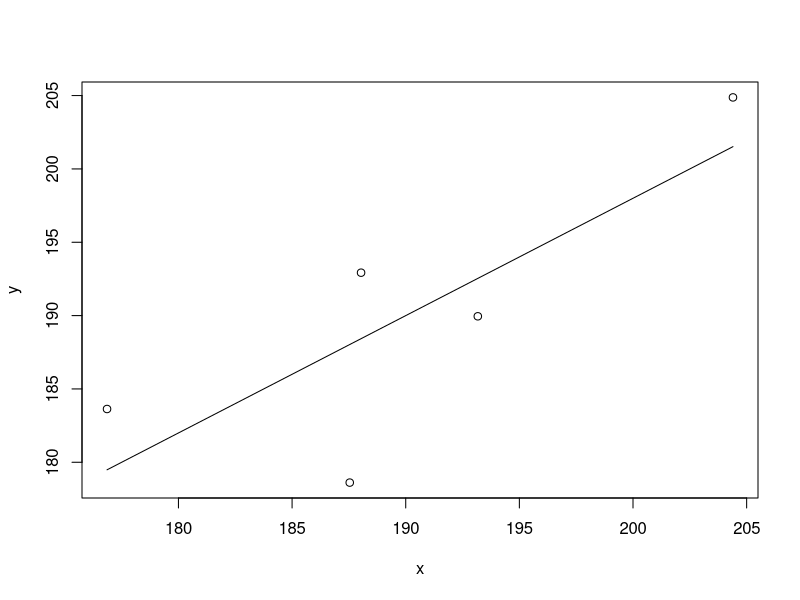
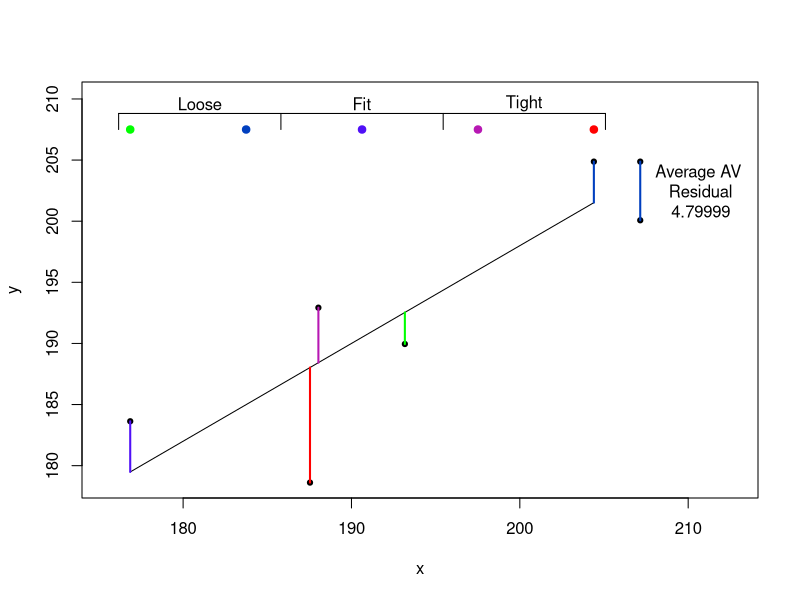
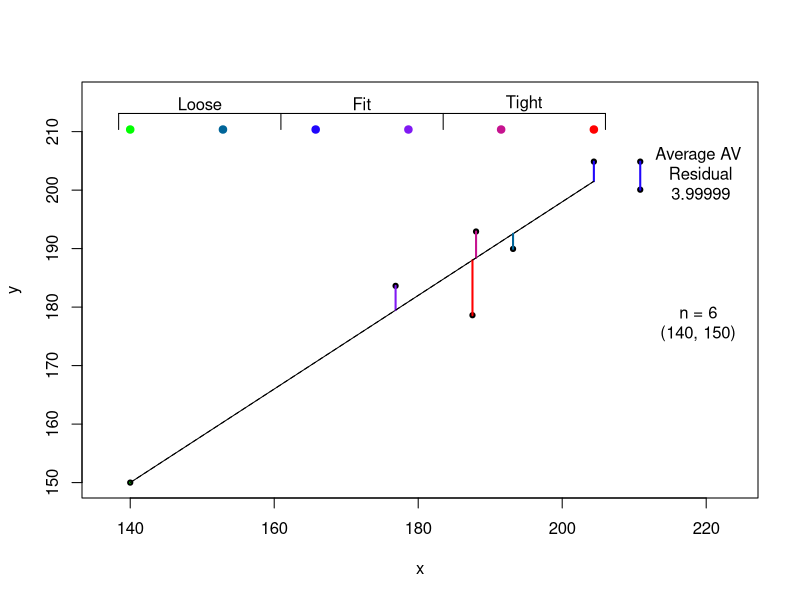
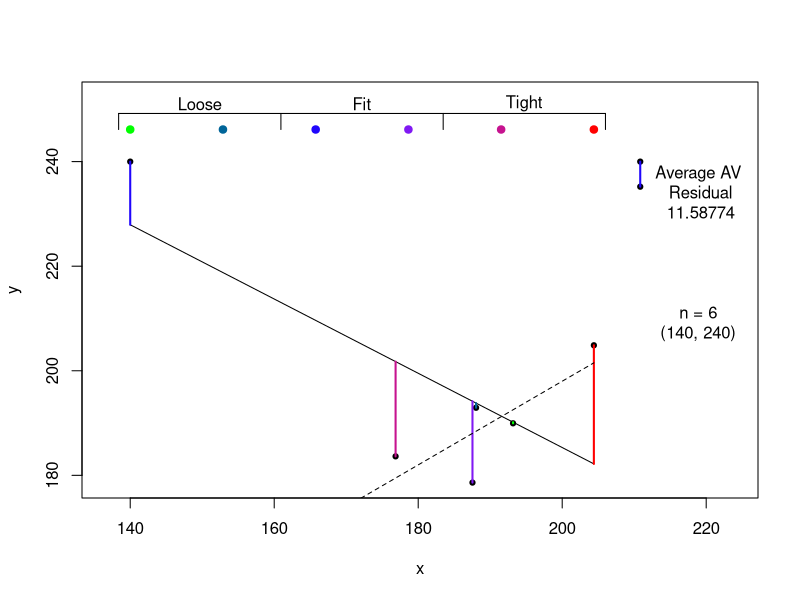
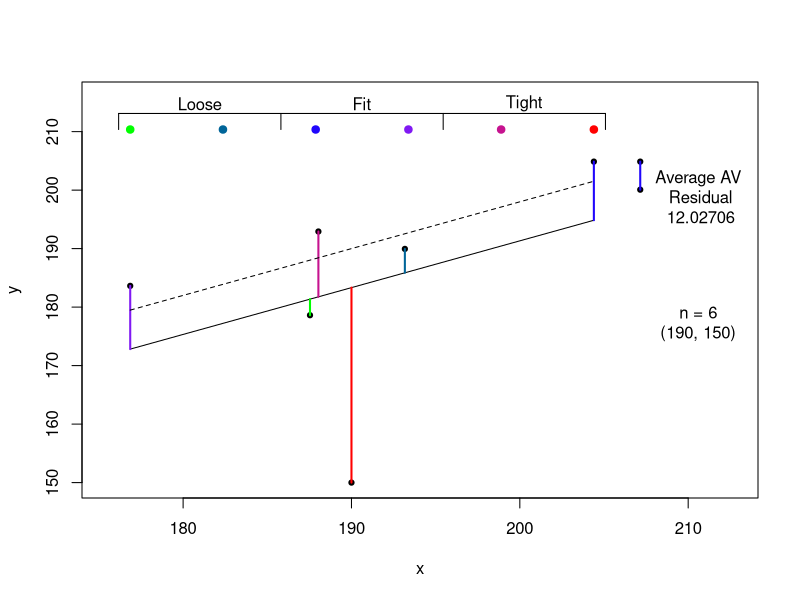
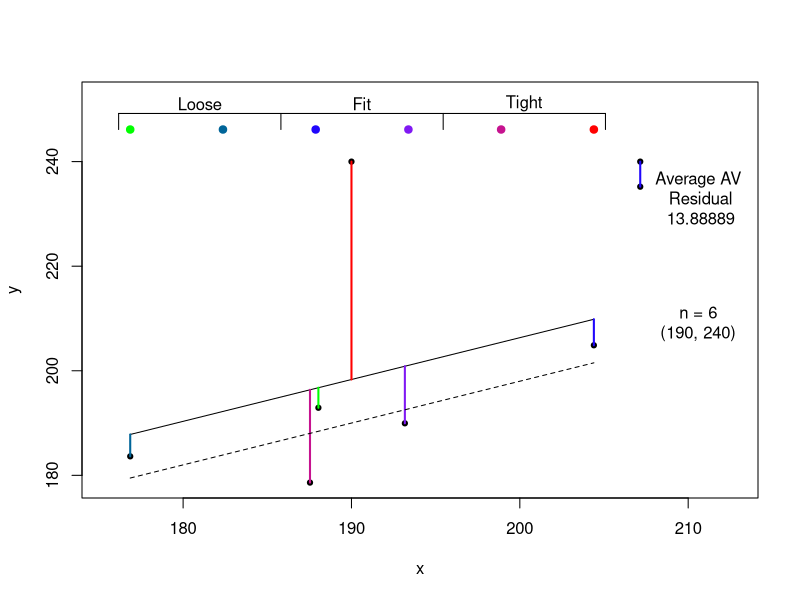
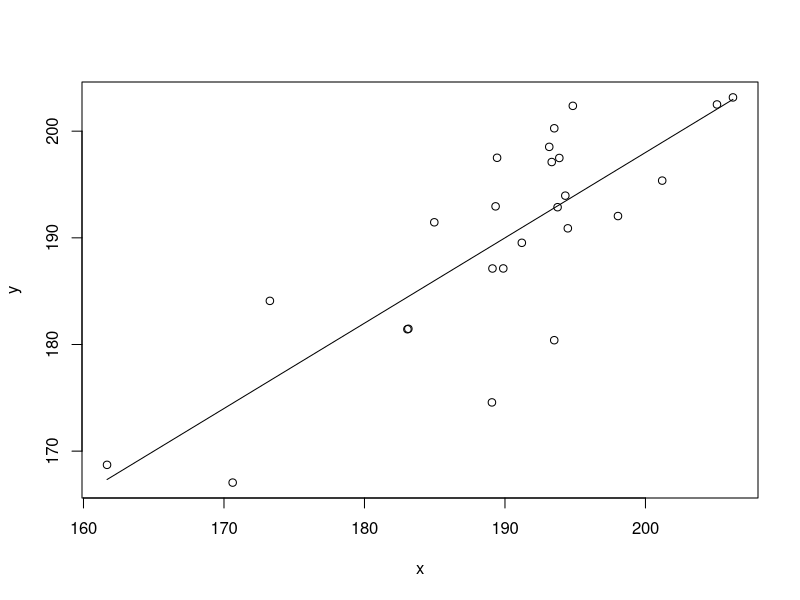
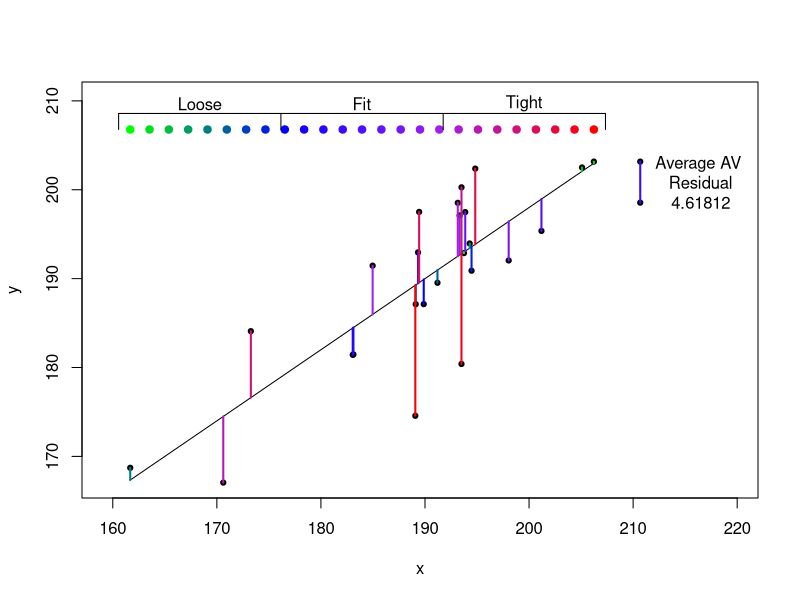

Here is the R script that generated these plots, in order:
## ---- chunk 1
knitr::opts_chunk$set(echo = FALSE)
## ---- chunk 2
library(MASS)
## ---- chunk 3
get_stat = function(df){
  X = df[,1]
  Y = df[,2]
  mx = mean(X)
  my = mean(Y)
  sx = sd(X)
  sy = sd(Y)
  r = cor(X, Y)
  m = sy/sx*r
  b = my-m*mx
  return(c(m, b))
}

APR = function(X, Y, m, b){
  actual = Y
  predicted = m*X + b
  residuals = actual - predicted
  absres = abs(residuals)
  return(data.frame(X, Y, actual, predicted, residuals, absres))
}

rdist = function(r, n, xp, yp, rs){
  set.seed(rs)
  
  cov = xp[2]*yp[2]*r
  mu = c(xp[1], yp[1])
  Sig = matrix(c(xp[2]^2, cov, cov, yp[2]^2), ncol=2)
  dist = mvrnorm(n, mu, Sig, empirical = TRUE)
  X = dist[,1]
  Y = dist[,2]
  
  m_b = get_stat(dist)
  m = m_b[1]
  b = m_b[2]
  
  df = APR(X, Y, m, b)
  return(df)
}
## ---- chunk 4
rplot = function(df){
  x = df[,1]
  y = df[,2]
  p = df[,4]
  plot(x, y)
  min_idx = which.min(x)
  max_idx = which.max(x)
  segments(x0=min(x), x1=max(x), 
           y0=p[min_idx], y1=p[max_idx])
}

rrplot = function(df, colors){
  colfunc = colorRampPalette(colors)
  x = df[,1]
  y = df[,2]
  p = df[,4]
  min_idx = which.min(x)
  max_idx = which.max(x)
  xr = abs(max(x)-min(x))
  yr = abs(max(y)-min(y))
  
  # regression plot and line
  plot(x, y, ylim=c(min(y), max(y)+yr*0.2), 
       xlim=c(min(x)-xr*0.05, max(x)+xr*0.3), pch=19, cex=0.7)
  segments(x0=min(x), x1=max(x), 
           y0=p[min_idx], y1=p[max_idx])
  df = df[order(df$absres), ]
  
  # generate fit lines
  c = colfunc(length(x))
  for (i in 1:length(x)){
    segments(x0=df[i,1], x1=df[i,1], y0=df[i,3], y1=df[i,4], col=c[i], lwd=2)
  }
  
  # Average residual components
  points(rep(max(x)+xr*0.1, 2), c(max(y), max(y)-mean(df$absres)), pch=19, cex=0.7)
  segments(x0=max(x)+xr*0.1, x1=max(x)+xr*0.1, y0=max(y), y1=max(y)-mean(df$absres), 
           col=c[round(length(x)/2)], lwd=2)
  text(max(x)+xr*0.225, mean(c(max(y), max(y)-mean(df$absres))), paste("Average AV\n Residual\n", round(mean(df$absres), 5)))
  
  # Fit label components
  points(seq(min(x), max(x), by = (max(x)-min(x))/(length(x)-1)), 
         rep(max(y)+yr*0.1, length(x)), col=c, pch=19) # color gradient
  segments(x0=min(x)-xr*0.025, x1=max(x)+xr*0.025, 
           y0=max(y)+yr*0.15, y1=max(y)+yr*0.15) # horizontal bar
  xbinw = abs((max(x)+xr*0.025) - (min(x)-xr*0.025))/3 # bin widths
  xbin0 = min(x)-xr*0.025 # bin start point
  xbin = xbin0 + xbinw*0:3 # bin division points
  segments(x0=xbin[1], x1=xbin[1], 
           y0=max(y)+yr*0.1, y1=max(y)+yr*0.15)
  segments(x0=xbin[2], x1=xbin[2], 
           y0=max(y)+yr*0.1, y1=max(y)+yr*0.15)
  segments(x0=xbin[3], x1=xbin[3], 
           y0=max(y)+yr*0.1, y1=max(y)+yr*0.15)
  segments(x0=xbin[4], x1=xbin[4], 
           y0=max(y)+yr*0.1, y1=max(y)+yr*0.15)
  text(xbin[1]+xbinw/2, max(y)+yr*0.18, "Loose")
  text(xbin[2]+xbinw/2, max(y)+yr*0.18, "Fit")
  text(xbin[3]+xbinw/2, max(y)+yr*0.18, "Tight")
}

rrplot2 = function(df, colors, m_b, pt){
  colfunc = colorRampPalette(colors)
  m = m_b[1]
  b = m_b[2]
  x = c(df[,1], pt[1])
  y = c(df[,2], pt[2])
  m_b2 = get_stat(data.frame(x, y))
  
  df2 = APR(x, y, m_b2[1], m_b2[2])
  
  p = df2[,4]
  min_idx = which.min(x)
  max_idx = which.max(x)
  xr = abs(max(x)-min(x))
  yr = abs(max(y)-min(y))
  
  
  
  # regression plot and line
  plot(x, y, ylim=c(min(y, p), max(y, p)+yr*0.2), 
       xlim=c(min(x)-xr*0.05, max(x)+xr*0.3), pch=19, cex=0.7)
  segments(x0=min(x), x1=max(x), 
           y0=p[min_idx], y1=p[max_idx])
  df2 = df2[order(df2$absres), ]
  
  # generate fit lines
  c = colfunc(length(x))
  for (i in 1:length(x)){
    segments(x0=df2[i,1], x1=df2[i,1], y0=df2[i,3], y1=df2[i,4], col=c[i], lwd=2)
  }
  
  segments(x0=min(x), x1=max(x), 
           y0=m*min(x)+b, y1=m*max(x)+b, lty=2)
  
  # Average residual components
  points(rep(max(x)+xr*0.1, 2), c(max(y), max(y)-mean(df$absres)), pch=19, cex=0.7)
  segments(x0=max(x)+xr*0.1, x1=max(x)+xr*0.1, y0=max(y), y1=max(y)-mean(df$absres), 
           col=c[round(length(x)/2)], lwd=2)
  text(max(x)+xr*0.225, mean(c(max(y), max(y)-mean(df2$absres))), paste("Average AV\n Residual\n", round(mean(df2$absres), 5)))
  
  # added x, y coordinate label
  text(max(x)+xr*0.225, (max(y)-min(y))/2 + min(y), paste("n = ", length(x), "\n(", pt[1], ", ", pt[2], ")", sep=''))
  
  # Fit label components
  points(seq(min(x), max(x), by = (max(x)-min(x))/(length(x)-1)), 
         rep(max(y)+yr*0.1, length(x)), col=c, pch=19) # color gradient
  segments(x0=min(x)-xr*0.025, x1=max(x)+xr*0.025, 
           y0=max(y)+yr*0.15, y1=max(y)+yr*0.15) # horizontal bar
  xbinw = abs((max(x)+xr*0.025) - (min(x)-xr*0.025))/3 # bin widths
  xbin0 = min(x)-xr*0.025 # bin start point
  xbin = xbin0 + xbinw*0:3 # bin division points
  segments(x0=xbin[1], x1=xbin[1], 
           y0=max(y)+yr*0.1, y1=max(y)+yr*0.15)
  segments(x0=xbin[2], x1=xbin[2], 
           y0=max(y)+yr*0.1, y1=max(y)+yr*0.15)
  segments(x0=xbin[3], x1=xbin[3], 
           y0=max(y)+yr*0.1, y1=max(y)+yr*0.15)
  segments(x0=xbin[4], x1=xbin[4], 
           y0=max(y)+yr*0.1, y1=max(y)+yr*0.15)
  text(xbin[1]+xbinw/2, max(y)+yr*0.18, "Loose")
  text(xbin[2]+xbinw/2, max(y)+yr*0.18, "Fit")
  text(xbin[3]+xbinw/2, max(y)+yr*0.18, "Tight")
}
## ---- chunk 5
colors = c("green", "blue", "purple", "red")
xpt = c(140, 190)
ypt = c(150, 240)
n = c(5, 25, 100)

for (k in 1:length(n)){
  df = rdist(r=0.8, n=n[k], xp=c(190, 10), yp=c(190, 10), rs=1)
  m_b = get_stat(df)
  rplot(df)
  rrplot(df, colors)
  for(i in 1:length(xpt)){
    for(j in 1:length(ypt)){
      rrplot2(df, colors, m_b, pt = c(xpt[i], ypt[j]))
    }
  }
}
